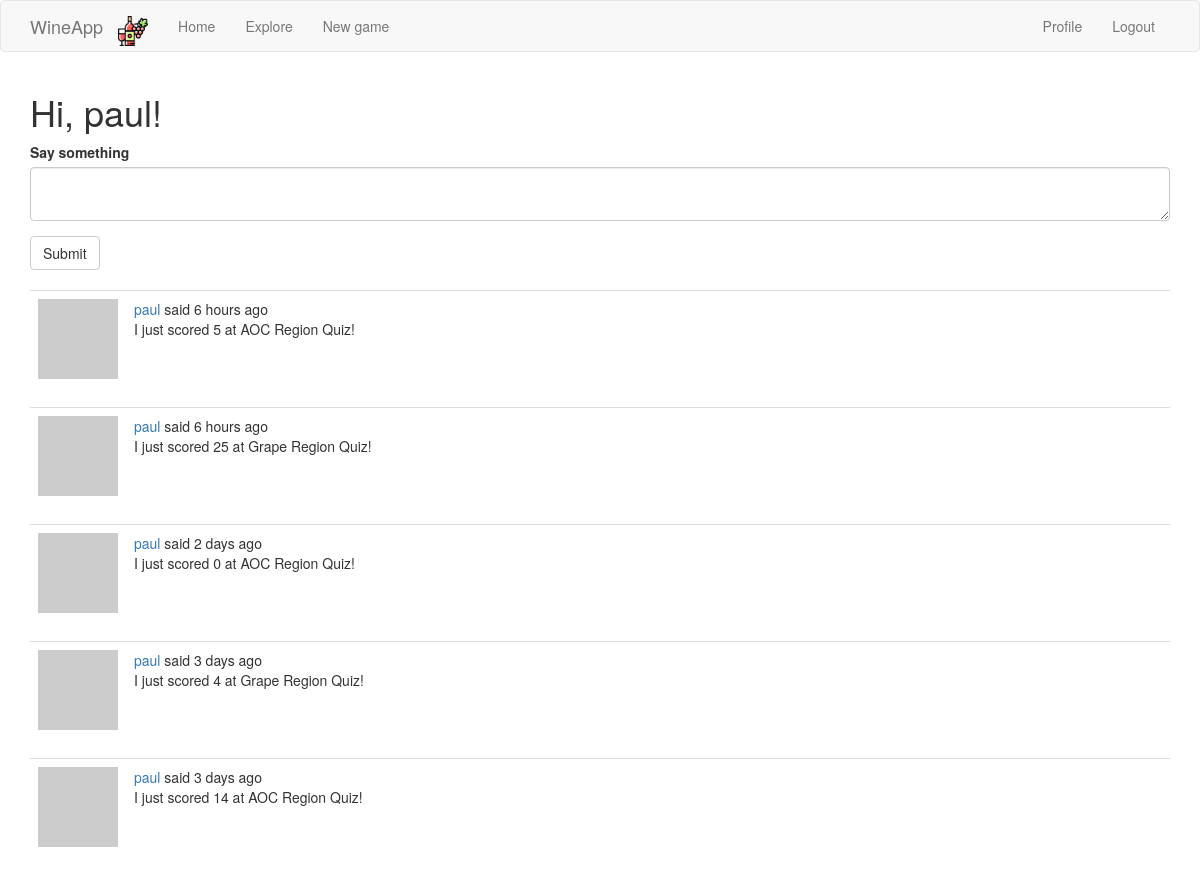
Before: /index (signed in, upper part) with the older database file.
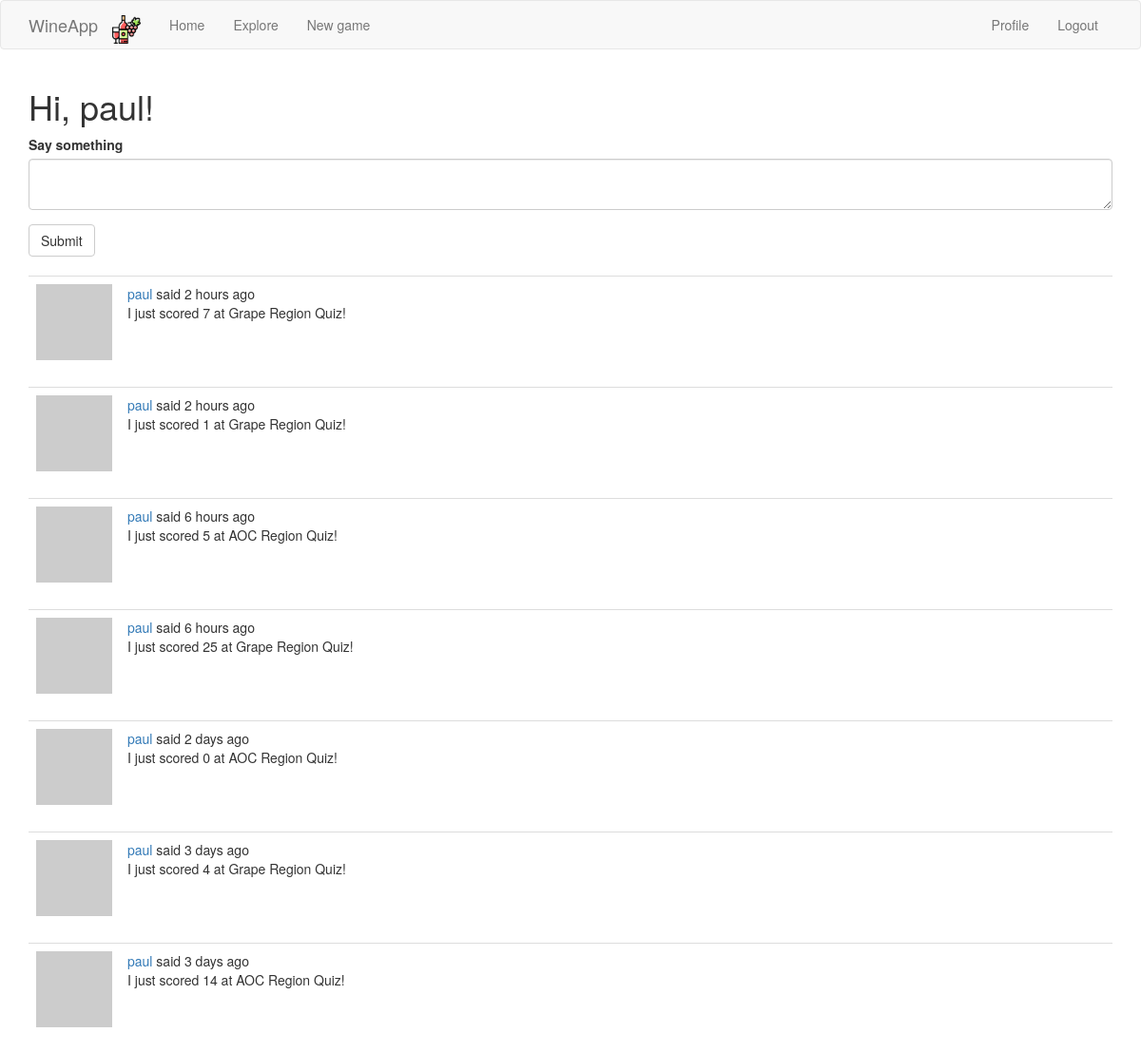
After: the same page with the newer database file.
### app/models.py (models this page shows, shortened)
class User(UserMixin, db.Model):
    id = db.Column(db.Integer, primary_key=True)
    username = db.Column(db.String(64), index=True, unique=True)
    email = db.Column(db.String(120), index=True, unique=True)
    password_hash = db.Column(db.String(128))
    posts = db.relationship('Post', backref='author', lazy='dynamic')
    about_me = db.Column(db.String(140))
    last_seen = db.Column(db.DateTime, default=datetime.utcnow)
    followed = db.relationship(
        'User', secondary=followers,
        primaryjoin=(followers.c.follower_id == id),
        secondaryjoin=(followers.c.followed_id == id),
        backref=db.backref('followers', lazy='dynamic'), lazy='dynamic')
    def avatar(self, size):
        digest = md5(self.email.lower().encode('utf-8')).hexdigest()
        return 'https://www.gravatar.com/avatar/{}?d=identicon&s={}'.format(
            digest, size)
    def followed_posts(self):
        followed = Post.query.join(
            followers, (followers.c.followed_id == Post.user_id)).filter(
                followers.c.follower_id == self.id)
        own = Post.query.filter_by(user_id=self.id)
        return followed.union(own).order_by(Post.timestamp.desc())

class Post(db.Model):
    id = db.Column(db.Integer, primary_key=True)
    body = db.Column(db.String(140))
    timestamp = db.Column(db.DateTime, index=True, default=datetime.utcnow)
    user_id = db.Column(db.Integer, db.ForeignKey('user.id'))
    language = db.Column(db.String(5))

### app/main/routes.py (the view, shortened to what this page needs)
@bp.route('/', methods=['GET', 'POST'])
@bp.route('/index', methods=['GET', 'POST'])
@login_required
def index():
    form = PostForm()
    page = request.args.get('page', 1, type=int)
    posts = current_user.followed_posts().paginate(
        page, current_app.config['POSTS_PER_PAGE'], False)
    next_url = url_for('main.index', page=posts.next_num) \
        if posts.has_next else None
    prev_url = url_for('main.index', page=posts.prev_num) \
        if posts.has_prev else None
    return render_template('index.html', title=_('Home'), form=form,
                           posts=posts.items, next_url=next_url,
                           prev_url=prev_url)

### app/main/forms.py
class PostForm(FlaskForm):
    post = TextAreaField(_l('Say something'), validators=[DataRequired()])
    submit = SubmitField(_l('Submit'))

### app/main/routes.py (called while the page is built)
@bp.before_app_request
def before_request():
    if current_user.is_authenticated:
        current_user.last_seen = datetime.utcnow()
        db.session.commit()
    g.locale = str(get_locale())

### app/models.py (called while the page is built)
@login.user_loader
def load_user(id):
    return User.query.get(int(id))

### app/templates/index.html (shortened to what this page needs)
{% extends "base.html" %}
{% import 'bootstrap/wtf.html' as wtf %}
{% block app_content %}
    <h1>{{ _('Hi, %(username)s!', username=current_user.username) }}</h1>
    {% if form %}
    {{ wtf.quick_form(form) }}
    <br>
    {% endif %}
    {% for post in posts %}
        {% include '_post.html' %}
    {% endfor %}
{% endblock %}

### app/templates/base.html (shortened to what this page needs)
{% extends 'bootstrap/base.html' %}
{% block navbar %}
<nav class="navbar navbar-default">
    <div class="container">
        <div class="navbar-header">
            <a class="navbar-brand" href="{{ url_for('main.index') }}">WineApp</a>
        </div>
        <div class="collapse navbar-collapse" id="bs-example-navbar-collapse-1">
            <ul class="nav navbar-nav">
                <li><a href="{{ url_for('main.index') }}" class="navbar-brand">
                    <img src="/static/bottle_red_wine.png" style="height:30px;margin:0px;padding:0px;">
                </a></li>
                <li><a href="{{ url_for('main.index') }}">{{ _('Home') }}</a></li>
                <li class="nav-item dropdown">
                    <a class="nav-link dropdown-toggle" href="#" id="navbarDropdown" role="button"
                       data-toggle="dropdown" aria-haspopup="true" aria-expanded="false">
                        Explore
                    </a>
                </li>
                <li><a href="{{ url_for('main.new_game') }}">{{ _('New game') }}</a></li>
            </ul>
            <ul class="nav navbar-nav navbar-right">
                {% if current_user.is_anonymous %}
                <li><a href="{{ url_for('auth.login') }}">{{ _('Login') }}</a></li>
                {% else %}
                <li><a href="{{ url_for('main.user', username=current_user.username) }}">{{ _('Profile') }}</a></li>
                <li><a href="{{ url_for('auth.logout') }}">{{ _('Logout') }}</a></li>
                {% endif %}
            </ul>
        </div>
    </div>
</nav>
{% endblock %}
{% block content %}
<div class="container">
    {% block app_content %}{% endblock %}
</div>
{% endblock %}

### app/templates/_post.html (shortened to what this page needs)
    <table class="table table-hover">
        <tr>
            <td width="70px">
                <a href="{{ url_for('main.user', username=post.author.username) }}">
                    <img src="{{ post.author.avatar(70) }}" />
                </a>
            </td>
            <td>
                {{ _('%(username)s said %(when)s',
                    username=user_link, when=moment(post.timestamp).fromNow()) }}
                <br>
                <span id="post{{ post.id }}">{{ post.body }}</span>
            </td>
        </tr>
    </table>

Changed rows visible on the page:
added Post: body "I just scored 7 at Grape Region Quiz!"
added Post: body "I just scored 1 at Grape Region Quiz!"
